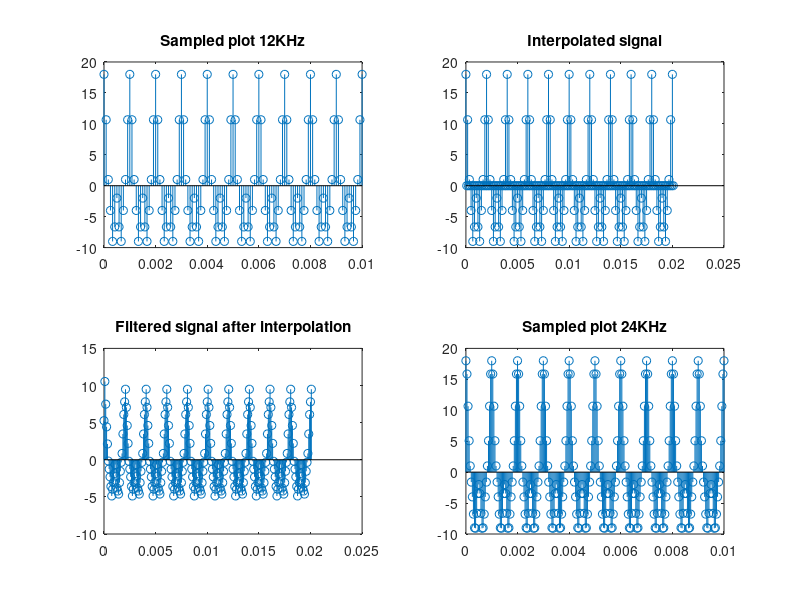

Source code (MATLAB):
%Exp01d

f = 6000;
Fs1 = 12000;

t= 0:1/Fs1:0.01;
x = 10*cos(2*pi*1000*t) + 6*cos(2*pi*1000*2*t) + 2*cos(2*pi*4000*t); %sampling
subplot(2,2,1);
stem(t,x);
%length(x)
title('Sampled plot 12KHz');

%x1 = reshape([x; zeros(size(x))],[],1);
%x2 = x1';
x2 = zeros(1,2*length(x));
for i = 1:length(x2)
    if mod(i,2) == 0
        x2(1,i) = 0;
    else
        x2(1,i) = x((i+1)/2);
    end
end
t1 = zeros(1, length(x2));
t1(1,1) = 0;
for i = 2 : length(t1)
    t1(1,i) = t1(1,i-1) + 1/Fs1;
end
%t1 = cat(2,t,t);
subplot(2,2,2);
stem(t1,x2);
title('Interpolated signal');
fs = 24000;
%wn = Fc/(Fs/2) ---> wn = 6000*2/24000
[b,a] = butter(2,0.5,'low');
y = filter(b,a,x2);
%t1= 0:1/Fs1:0.01;
subplot(2,2,3);
stem(t1,y);
title('Filtered signal after interpolation');


Fs2 = 24000;
t= 0:1/Fs2:0.01;
x = 10*cos(2*pi*1000*t) + 6*cos(2*pi*1000*2*t) + 2*cos(2*pi*4000*t); %sampling
subplot(2,2,4);
stem(t,x);
title('Sampled plot 24KHz');
